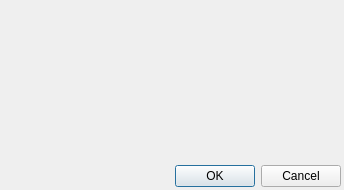
<?xml version="1.0" encoding="UTF-8"?>
<ui version="4.0">
 <class>ajout</class>
 <widget class="QDialog" name="ajout">
  <property name="geometry">
   <rect>
    <x>0</x>
    <y>0</y>
    <width>344</width>
    <height>190</height>
   </rect>
  </property>
  <property name="windowTitle">
   <string>Dialog</string>
  </property>
  <widget class="QDialogButtonBox" name="buttonBox">
   <property name="geometry">
    <rect>
     <x>0</x>
     <y>160</y>
     <width>341</width>
     <height>32</height>
    </rect>
   </property>
   <property name="orientation">
    <enum>Qt::Orientation::Horizontal</enum>
   </property>
   <property name="standardButtons">
    <set>QDialogButtonBox::StandardButton::Cancel|QDialogButtonBox::StandardButton::Ok</set>
   </property>
  </widget>
 </widget>
 <resources/>
 <connections>
  <connection>
   <sender>buttonBox</sender>
   <signal>accepted()</signal>
   <receiver>ajout</receiver>
   <slot>accept()</slot>
   <hints>
    <hint type="sourcelabel">
     <x>248</x>
     <y>254</y>
    </hint>
    <hint type="destinationlabel">
     <x>157</x>
     <y>274</y>
    </hint>
   </hints>
  </connection>
  <connection>
   <sender>buttonBox</sender>
   <signal>rejected()</signal>
   <receiver>ajout</receiver>
   <slot>reject()</slot>
   <hints>
    <hint type="sourcelabel">
     <x>316</x>
     <y>260</y>
    </hint>
    <hint type="destinationlabel">
     <x>286</x>
     <y>274</y>
    </hint>
   </hints>
  </connection>
 </connections>
</ui>
